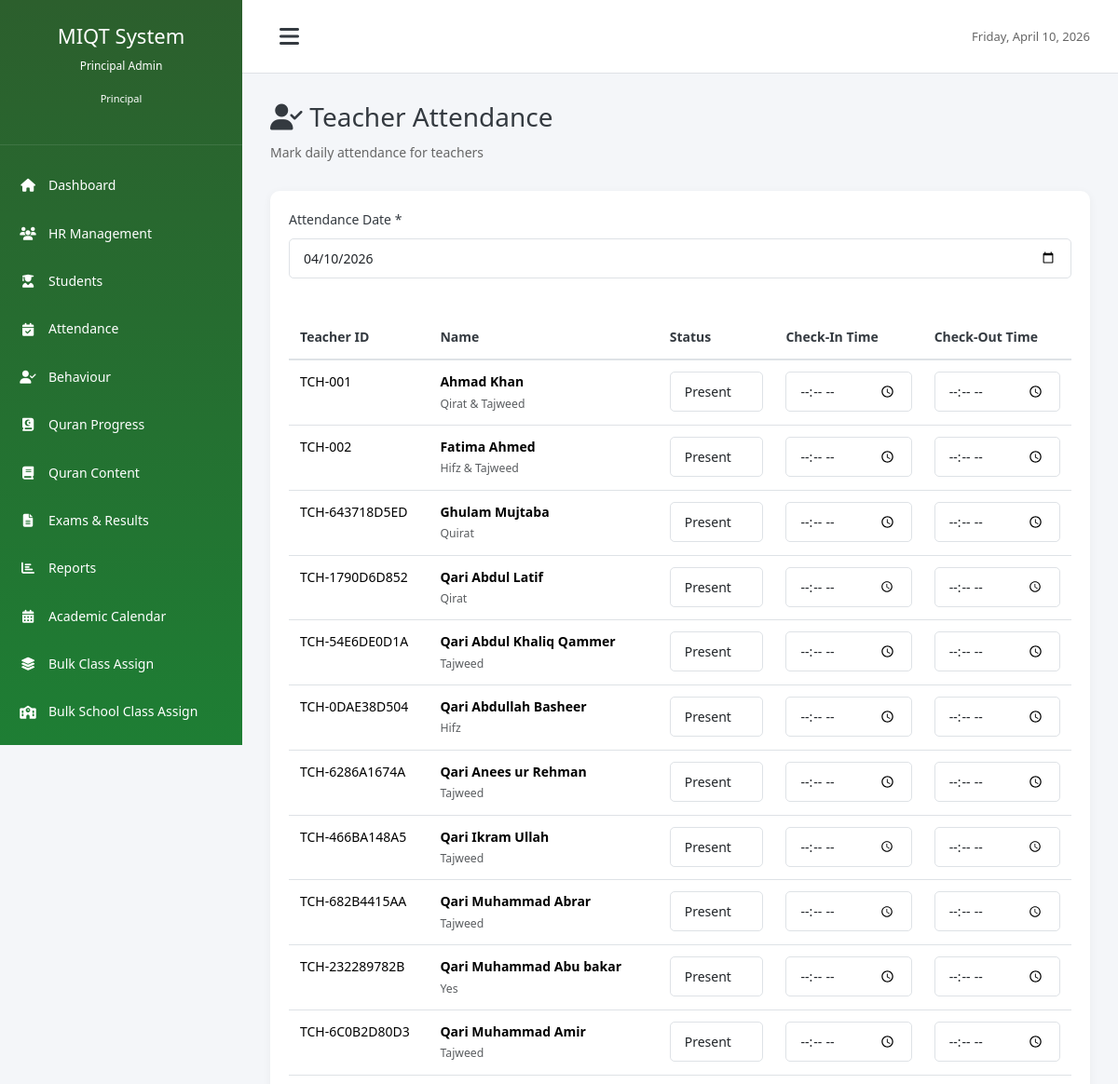
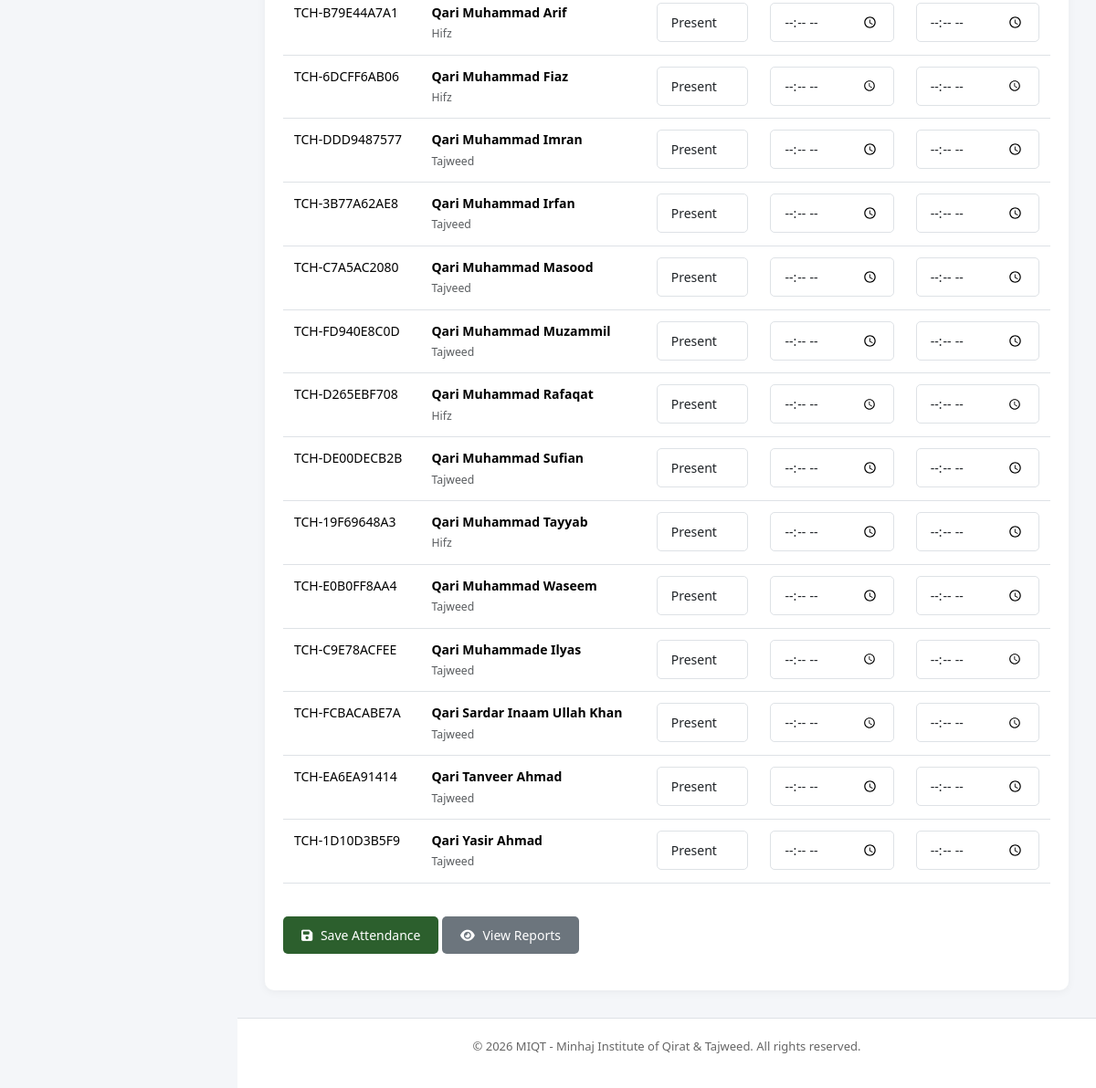
/modules/attendance/teacher_attendance.php (signed in), run on the app's committed database (2 pictures, top to bottom).
### tables this page shows
CREATE TABLE `teachers` (
  `id` int(11) NOT NULL,
  `user_id` int(11) DEFAULT NULL,
  `teacher_id` varchar(50) NOT NULL,
  `first_name` varchar(100) NOT NULL,
  `last_name` varchar(100) NOT NULL,
  `father_name` varchar(100) DEFAULT NULL,
  `cnic` varchar(20) DEFAULT NULL,
  `date_of_birth` date DEFAULT NULL,
  `gender` enum('male','female') NOT NULL,
  `phone` varchar(20) NOT NULL,
  `email` varchar(150) DEFAULT NULL,
  `address` text DEFAULT NULL,
  `city` varchar(100) DEFAULT NULL,
  `qualification` varchar(255) DEFAULT NULL,
  `specialization` varchar(255) DEFAULT NULL,
  `joining_date` date NOT NULL,
  `salary` decimal(10,2) DEFAULT NULL,
  `employment_type` enum('full_time','part_time','contract') DEFAULT 'full_time',
  `status` enum('active','inactive','on_leave') DEFAULT 'active',
  `photo` varchar(255) DEFAULT NULL,
  `created_at` timestamp NOT NULL DEFAULT current_timestamp(),
  `updated_at` timestamp NOT NULL DEFAULT current_timestamp() ON UPDATE current_timestamp(),
  `reference_name` varchar(100) DEFAULT NULL,
  `reference_number` varchar(50) DEFAULT NULL,
  `past_history` text DEFAULT NULL
);

### modules/attendance/teacher_attendance.php (the view, shortened to what this page needs)
<?php
require_once '../../config/database.php';
$sql = "SELECT * FROM teachers WHERE status = 'active' ORDER BY first_name, last_name";
$stmt = $db->prepare($sql);
$stmt->execute();
$teachers = $stmt->fetchAll();
$selected_date = isset($_POST['attendance_date']) ? $_POST['attendance_date'] : date('Y-m-d');
$existing_attendance = [];
require_once '../../includes/header.php';
?>
<div class="page-header">
    <h1 class="page-title"><i class="fas fa-user-check"></i> Teacher Attendance</h1>
    <p class="subtitle">Mark daily attendance for teachers</p>
</div>
<div class="dashboard-card">
    <div class="card-body">
        <form method="POST" action="">
            <div class="form-row mb-20">
                <div class="form-group">
                    <label for="attendance_date">Attendance Date *</label>
                    <input type="date" name="attendance_date" id="attendance_date" class="form-control"
                           value="<?php echo $selected_date; ?>" required onchange="this.form.submit()">
                </div>
            </div>
            <?php if (count($teachers) > 0): ?>
            <div class="table-responsive">
                <table class="table">
                    <thead>
                        <tr>
                            <th>Teacher ID</th>
                            <th>Name</th>
                            <th>Status</th>
                            <th>Check-In Time</th>
                            <th>Check-Out Time</th>
                        </tr>
                    </thead>
                    <tbody>
                        <?php foreach ($teachers as $teacher):
                            $existing = $existing_attendance[$teacher['id']] ?? null;
                            $current_status = $existing['status'] ?? 'present';
                            $check_in = $existing['check_in'] ?? '';
                            $check_out = $existing['check_out'] ?? '';
                        ?>
                        <tr>
                            <td><?php echo $teacher['teacher_id']; ?></td>
                            <td>
                                <strong><?php echo $teacher['first_name'] . ' ' . $teacher['last_name']; ?></strong><br>
                                <small class="text-muted"><?php echo $teacher['specialization'] ?? 'Teacher'; ?></small>
                            </td>
                            <td>
                                <select name="attendance[<?php echo $teacher['id']; ?>]" class="form-control" required>
                                    <option value="present" <?php echo ($current_status == 'present') ? 'selected' : ''; ?>>Present</option>
                                </select>
                            </td>
                            <td>
                                <input type="time" name="check_in_time[<?php echo $teacher['id']; ?>]" class="form-control"
                                       value="<?php echo $check_in; ?>">
                            </td>
                            <td>
                                <input type="time" name="check_out_time[<?php echo $teacher['id']; ?>]" class="form-control"
                                       value="<?php echo $check_out; ?>">
                            </td>
                        </tr>
                        <?php endforeach; ?>
                    </tbody>
                </table>
            </div>
            <div class="form-group mt-20">
                <button type="submit" name="submit_attendance" class="btn btn-primary">
                    <i class="fas fa-save"></i> Save Attendance
                </button>
                <a href="view_attendance.php" class="btn btn-secondary">
                    <i class="fas fa-eye"></i> View Reports
                </a>
            </div>
            <?php else: ?>
            <p class="text-center text-muted">No active teachers found</p>
            <?php endif; ?>
        </form>
    </div>
</div>
<?php require_once '../../includes/footer.php'; ?>

### assets/css/style.css (style rules this page uses)
* { margin: 0; padding: 0; box-sizing: border-box; }
:root { --primary-color: #2c5f2d; --secondary-color: #1e7e34; --success-color: #28a745; --danger-color: #dc3545; --warning-color: #ffc107; --info-color: #17a2b8; --light-color: #f8f9fa; --dark-color: #343a40; --border-color: #dee2e6; --sidebar-width: 260px; --sidebar-collapsed-width: 72px; }
body { font-family: 'Jameel Noori Nastaleeq', 'Segoe UI', Tahoma, Geneva, Verdana, sans-serif; font-size: 14px; line-height: 1.6; color: #333; background-color: #f4f6f9; }
[dir="rtl"], .urdu-text, .arabic-text, th, td, .progress-table th, .progress-table td, table th, table td { font-family: 'Jameel Noori Nastaleeq', 'Segoe UI', Tahoma, Geneva, Verdana, sans-serif; }
* { font-variant-ligatures: normal; text-rendering: optimizeLegibility; }
.page-title { font-size: 28px; margin-bottom: 10px; color: var(--dark-color); }
.subtitle { font-size: 14px; color: #666; margin-bottom: 30px; }
.dashboard-card { background: white; border-radius: 10px; box-shadow: 0 2px 10px rgba(0,0,0,0.05); overflow: hidden; }
.card-body { padding: 20px; }
.form-group { margin-bottom: 20px; }
.form-group label { display: block; margin-bottom: 8px; font-weight: 500; color: var(--dark-color); }
.form-control { width: 100%; padding: 10px 15px; border: 1px solid var(--border-color); border-radius: 5px; font-size: 14px; transition: border-color 0.3s; }
.form-row { display: grid; grid-template-columns: repeat(auto-fit, minmax(250px, 1fr)); gap: 20px; }
select.form-control { cursor: pointer; }
.btn { display: inline-block; padding: 10px 20px; border: none; border-radius: 5px; font-size: 14px; cursor: pointer; text-decoration: none; transition: all 0.3s; text-align: center; }
.btn-primary { background: var(--primary-color); color: white; }
.btn-secondary { background: #6c757d; color: white; }
.btn i { margin-right: 5px; }
.table { width: 100%; border-collapse: collapse; }
.table thead { background: #f8f9fa; }
.table th { padding: 12px; text-align: left; font-weight: 600; color: var(--dark-color); border-bottom: 2px solid var(--border-color); }
.table td { padding: 12px; border-bottom: 1px solid var(--border-color); }
.text-muted { color: #999; }
.mb-20 { margin-bottom: 20px; }
.mt-20 { margin-top: 20px; }

### data on the page
teachers: teacher "TCH-001", first_name "Ahmad", last_name "Khan", specialization "Qirat & Tajweed", id "Present"
teachers: teacher "TCH-002", first_name "Fatima", last_name "Ahmed", specialization "Hifz & Tajweed", id "Present"
teachers: teacher "TCH-643718D5ED", first_name "Ghulam", last_name "Mujtaba", specialization "Quirat", id "Present"
teachers: teacher "TCH-1790D6D852", first_name "Qari Abdul", last_name "Latif", specialization "Qirat", id "Present"
teachers: teacher "TCH-54E6DE0D1A", first_name "Qari Abdul Khaliq", last_name "Qammer", specialization "Tajweed", id "Present"
teachers: teacher "TCH-0DAE38D504", first_name "Qari Abdullah", last_name "Basheer", specialization "Hifz", id "Present"
teachers: teacher "TCH-6286A1674A", first_name "Qari Anees", last_name "ur Rehman", specialization "Tajweed", id "Present"
teachers: teacher "TCH-466BA148A5", first_name "Qari Ikram", last_name "Ullah", specialization "Tajweed", id "Present"
teachers: teacher "TCH-682B4415AA", first_name "Qari Muhammad", last_name "Abrar", specialization "Tajweed", id "Present"
teachers: teacher "TCH-232289782B", first_name "Qari Muhammad", last_name "Abu bakar", specialization "Yes", id "Present"
teachers: teacher "TCH-6C0B2D80D3", first_name "Qari Muhammad", last_name "Amir", specialization "Tajweed", id "Present"
teachers: teacher "TCH-B79E44A7A1", first_name "Qari Muhammad", last_name "Arif", specialization "Hifz", id "Present"
teachers: teacher "TCH-6DCFF6AB06", first_name "Qari Muhammad", last_name "Fiaz", specialization "Hifz", id "Present"
teachers: teacher "TCH-DDD9487577", first_name "Qari Muhammad", last_name "Imran", specialization "Tajweed", id "Present"
teachers: teacher "TCH-3B77A62AE8", first_name "Qari Muhammad", last_name "Irfan", specialization "Tajveed", id "Present"
teachers: teacher "TCH-C7A5AC2080", first_name "Qari Muhammad", last_name "Masood", specialization "Tajveed", id "Present"
teachers: teacher "TCH-FD940E8C0D", first_name "Qari Muhammad", last_name "Muzammil", specialization "Tajweed", id "Present"
teachers: teacher "TCH-D265EBF708", first_name "Qari Muhammad", last_name "Rafaqat", specialization "Hifz", id "Present"
teachers: teacher "TCH-DE00DECB2B", first_name "Qari Muhammad", last_name "Sufian", specialization "Tajweed", id "Present"
teachers: teacher "TCH-19F69648A3", first_name "Qari Muhammad", last_name "Tayyab", specialization "Hifz", id "Present"
teachers: teacher "TCH-E0B0FF8AA4", first_name "Qari Muhammad", last_name "Waseem", specialization "Tajweed", id "Present"
teachers: teacher "TCH-C9E78ACFEE", first_name "Qari Muhammade", last_name "Ilyas", specialization "Tajweed", id "Present"
teachers: teacher "TCH-FCBACABE7A", first_name "Qari Sardar Inaam Ullah", last_name "Khan", specialization "Tajweed", id "Present"
teachers: teacher "TCH-EA6EA91414", first_name "Qari Tanveer", last_name "Ahmad", specialization "Tajweed", id "Present"
teachers: teacher "TCH-1D10D3B5F9", first_name "Qari Yasir", last_name "Ahmad", specialization "Tajweed", id "Present"

### other printed values
getUserName() "Principal Admin"
str_replace('_', ' ', getUserRole()) "Principal"
